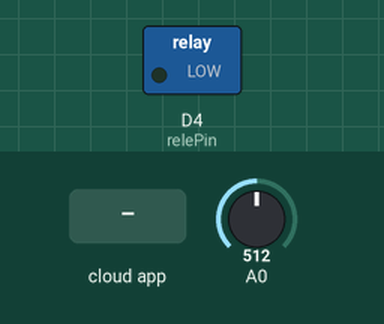
Bench run of a sketch on a simulated ESP8266 (NodeMCU). Shown: switched loads named in the sketch (green lamp = pin HIGH). The test bench sets the inputs (shaded band); at power-on: A0 = 512. WiFi joins after 1.5 s; servers stay silent unless stated; the Firebase database answers and starts empty; what the sketch prints to the serial monitor is not drawn.

Above: at 2.7 s.
2.8 s: the phone or cloud app sets modo_rele to 1
At 3.5 s:
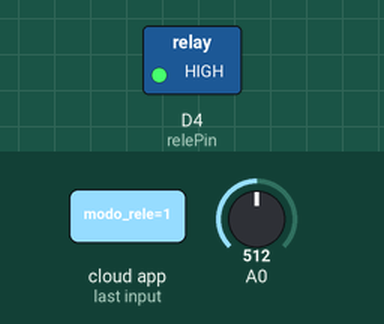
4.4 s: the phone or cloud app sets modo_rele to 0
At 6.0 s:
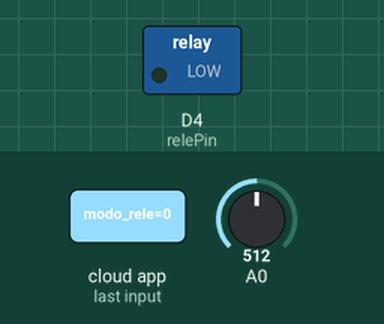
6.9 s: the phone or cloud app sets estado_rele_manual to 1
At 9.2 s:
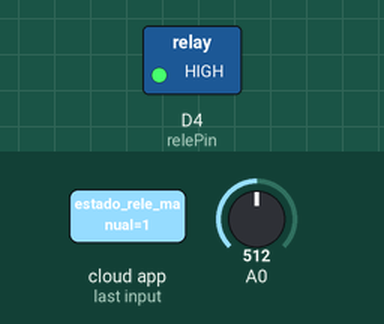
Timing chart, 0 to 10.7 s (numbered marks = the images above; inputs shaded):
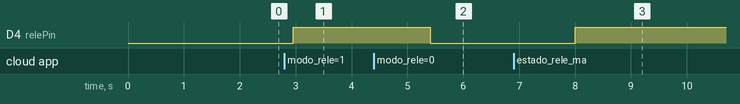

The sketch:

actuador_rele.ino
```cpp
#include <ESP8266WiFi.h>
#include <FirebaseArduino.h>

#define FIREBASE_HOST "homeautomation-cfe46.firebaseio.com"
#define FIREBASE_AUTH "3NC5nc0q5uTvkTeUDZsH89urlXS4FTNi8kgQ8uLv"

//Wi-Fi settings
#define WIFI_SSID "P4nd0r424601"
#define WIFI_PASSWORD "YHgq9mxd9R8-EAS$"


const int relePin = D4;

void setup() {
  Serial.begin(9600);


  pinMode(relePin, OUTPUT);

  // connect to wifi.
  WiFi.begin(WIFI_SSID, WIFI_PASSWORD);
  Serial.print("connecting");
  while (WiFi.status() != WL_CONNECTED) {
    Serial.print(".");
    delay(500);
  }
  Serial.println();
  Serial.print("connected: ");
  Serial.println(WiFi.localIP());

  Firebase.begin(FIREBASE_HOST, FIREBASE_AUTH);

}

void loop() {

  int sensorValue = analogRead(A0);
  float voltage = sensorValue * (5.0 / 1024.0);

  int modoRele = Firebase.getInt("modo_rele");

  if (modoRele == 1)
  {
    if(voltage > 2){
    Serial.print ("it is dark - ");
    digitalWrite(relePin, 1);
    }else{
      digitalWrite(relePin, 0);
      }

  }
  else
  {
    digitalWrite(relePin, Firebase.getInt("estado_rele_manual"));
  }
  Serial.println(voltage);

   delay(1000);
}
```

Measured:
- after the input at 2.8 s, D4 (relePin): LOW → HIGH after 0.15 s
- after the input at 4.4 s, D4 (relePin): HIGH → LOW after 1.0 s
- after the input at 6.9 s, D4 (relePin): LOW → HIGH after 1.1 s
